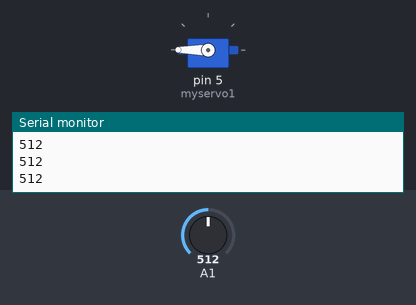
The sketch below on a simulated Arduino Uno, built with avr-gcc and run on an emulated ATmega328P. Parts: servo, the last lines printed to the serial monitor. The inputs (shaded band) are chosen by the test bench; at power-on: A1 = 512.

Above: at 1.2 s.
1.3 s: A1 set to 122
At 2.0 s:
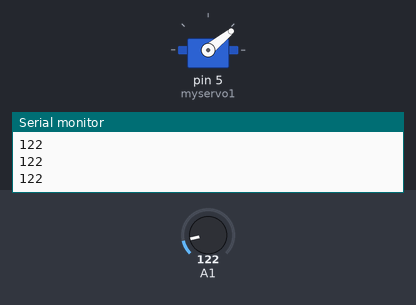
2.8 s: A1 set to 0
At 3.2 s:
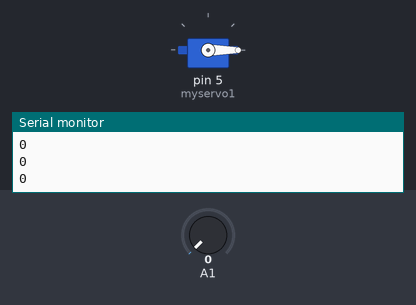
4.3 s: A1 set to 306
At 5.5 s:
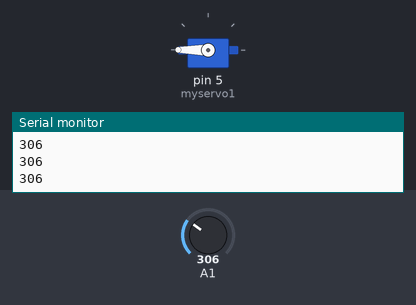
Timing chart, 0 to 7.3 s (numbered marks = the images above; inputs shaded):
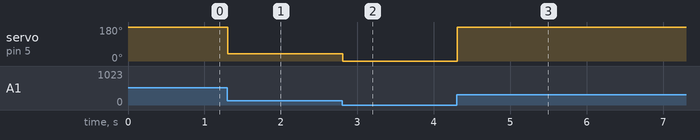

The sketch:

ExemploServo.pde
```cpp
#include <Servo.h>

Servo myservo1;  // create servo object to control a servo

void setup()
{
  myservo1.attach(5);  // attaches the servo on pin 9 to the servo object
  Serial.begin(9600);
}

void loop()
{
  int distancia = analogRead(1);
  Serial.println(distancia);
  int posicaoServo = map(distancia, 10, 30, 1, 170);
  myservo1.write(posicaoServo);


}
```

Measured:
- after the input at 1.3 s, servo on pin 5 (myservo1): 180° → 39° at once
- after the input at 2.8 s, servo on pin 5 (myservo1): 39° → 0° at once
- after the input at 4.3 s, servo on pin 5 (myservo1): 0° → 180° at once
